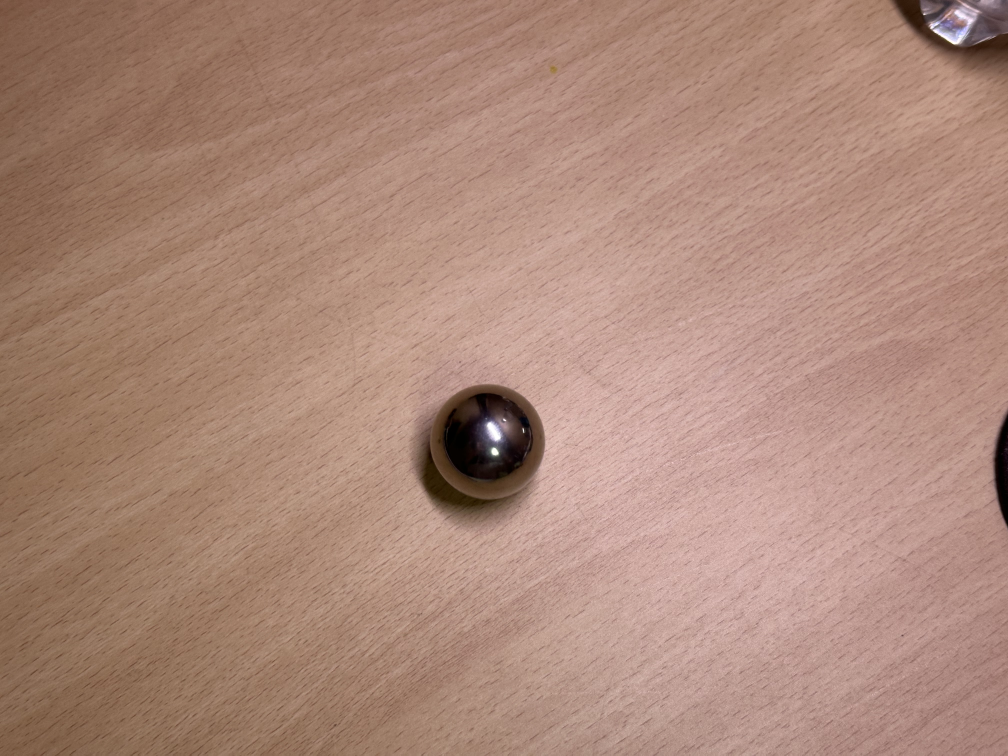
#> input picture test/ball_tracker_test/sample.jpg, 4032 x 3024 px (shown at 1/4 size)
$ python quick_test.py
#> lines starting #> are read from the running program, lines starting #| are printed output that depends on the picture
# quick_test.py
import numpy as np
from PIL import Image
import matplotlib.pyplot as plt

W,H = 160,120
R = 22
THR = 28

def downscale_nearest(img, W, H):
    return img.resize((W,H), Image.NEAREST)

def sobel_edges(gray, thr):
    g = np.asarray(gray, dtype=np.uint8)
    g = g.astype(np.int16)
    Ht, Wd = g.shape
    edges = np.zeros_like(g, dtype=np.uint8)
    for y in range(1,Ht-1):
        for x in range(1,Wd-1):
            p00=g[y-1,x-1]; p01=g[y-1,x]; p02=g[y-1,x+1]
            p10=g[y,  x-1]; p11=g[y,  x]; p12=g[y,  x+1]
            p20=g[y+1,x-1]; p21=g[y+1,x]; p22=g[y+1,x+1]
            gx = (p02+2*p12+p22) - (p00+2*p10+p20)
            gy = (p20+2*p21+p22) - (p00+2*p01+p02)
            mag = abs(gx)+abs(gy)
            edges[y,x] = 255 if mag>thr else 0
    return edges

def build_offsets(r):
    pts=[]
    x=0; y=r; d=1-r
    def push8(a,b):
        pts.extend([( a, b),( b, a),(-a, b),(-b, a),( a,-b),( b,-a),(-a,-b),(-b,-a)])
    while x<=y:
        push8(x,y)
        x+=1
        if d<0: d += (x<<1)+1
        else:
            y-=1
            d += ((x-y)<<1)+1
    return np.array(pts, dtype=np.int32)

def hough_fixed_r(edges, r):
    Ht,Wd = edges.shape
    acc = np.zeros((Ht,Wd), dtype=np.uint16)
    off = build_offsets(r)
    ys, xs = np.nonzero(edges)
    for y,x in zip(ys,xs):
        if y<r or y>=Ht-r or x<r or x>=Wd-r: continue
        cx = x - off[:,0]; cy = y - off[:,1]
        m = (cx>=0)&(cx<Wd)&(cy>=0)&(cy<Ht)
        acc[cy[m], cx[m]] += 1
    by,bx = np.unravel_index(np.argmax(acc), acc.shape)
    # 3x3 보정
    y0=max(1,by-1); y1=min(Ht-1,by+2)
    x0=max(1,bx-1); x1=min(Wd-1,bx+2)
    win = acc[y0:y1, x0:x1]
    yy,xx = np.mgrid[y0:y1, x0:x1]
    w = win.sum()
    if w>0:
        cy = int((win*yy).sum()/w); cx = int((win*xx).sum()/w)
    else:
        cy, cx = by, bx
    return cx, cy, acc

if __name__ == "__main__":
    img = Image.open("sample.jpg").convert("L")
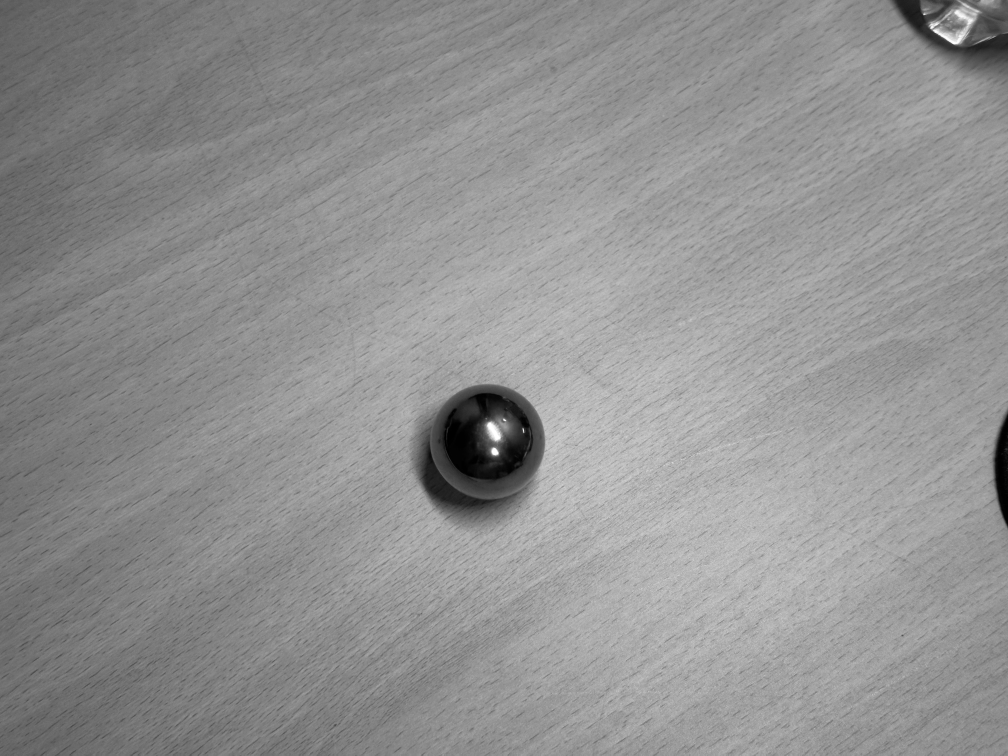
#> img: PIL image 4032x3024 L (shown at 1/4 size); min 0, max 255, mean 145.2
    small = downscale_nearest(img, W,H)
#> in downscale_nearest, `return img.resize((W,H), Image.NEAREST)`:
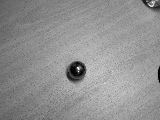
#> returned value: PIL image 160x120 L; min 0, max 255, mean 145.2
    edges = sobel_edges(small, THR)
#> after the loop in sobel_edges, `for y in range(1,Ht-1):`:
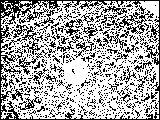
#> edges: shape (120, 160); 65.8% white; black in thin lines or dots
    cx, cy, acc = hough_fixed_r(edges, R)
#> in hough_fixed_r, `ys, xs = np.nonzero(edges)`: ys = 12637 values from 1 to 118; xs = 12637 values, max 158 at index 99, min 1 at index 100, mean 81.6
#> the loop in hough_fixed_r, `for y,x in zip(ys,xs):` made 12637 passes
#> x on passes 1 to 3: 5, 6, 7
#> after the loop in hough_fixed_r, `for y,x in zip(ys,xs):`:
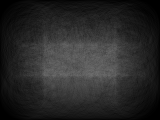
#> acc: shape (120, 160) uint16; min 0, max 110, mean 40.1
#> in hough_fixed_r, `by,bx = np.unravel_index(np.argmax(acc), acc.shape)`: by = 74; bx = 97
#> in hough_fixed_r, `y0 = max(1, by - 1)`: y0 = 73
#> in hough_fixed_r, `y1 = min(Ht - 1, by + 2)`: y1 = 76
#> in hough_fixed_r, `x0 = max(1, bx - 1)`: x0 = 96
#> in hough_fixed_r, `x1 = min(Wd - 1, bx + 2)`: x1 = 99
#> in hough_fixed_r, `win = acc[y0:y1, x0:x1]`: win = [[101, 105, 97], [99, 110, 100], [108, 101, 104]]
#> in hough_fixed_r, `yy,xx = np.mgrid[y0:y1, x0:x1]`: yy = [[73, 73, 73], [74, 74, 74], [75, 75, 75]]; xx = [[96, 97, 98], [96, 97, 98], [96, 97, 98]]
#> in hough_fixed_r, `w = win.sum()`: w = 925
#> in hough_fixed_r, `cy = int((win * yy).sum() / w)`: cy = 74
#> in hough_fixed_r, `cx = int((win * xx).sum() / w)`: cx = 96
#> cx = 96; cy = 74
    print("center:", cx, cy)
#| center: 96 74

    fig,ax=plt.subplots(1,2, figsize=(10,4))
    ax[0].imshow(small, cmap="gray"); ax[0].add_patch(plt.Circle((cx,cy),R, fill=False, lw=2)); ax[0].plot(cx,cy,'rx'); ax[0].set_title("gray")
    ax[1].imshow(edges, cmap="gray"); ax[1].add_patch(plt.Circle((cx,cy),R, fill=False, lw=2)); ax[1].plot(cx,cy,'rx'); ax[1].set_title("edges")
    for a in ax: a.set_axis_off()
    plt.tight_layout(); plt.show()
#> after `plt.tight_layout()`:
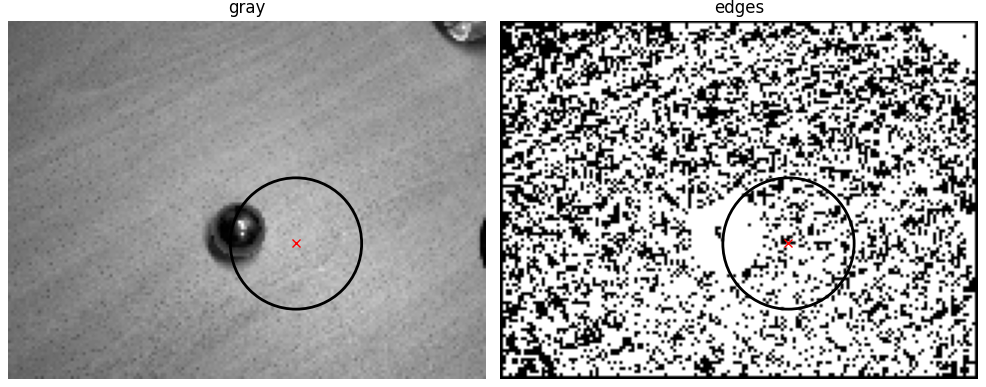
#> figure drawn by matplotlib, 2 panels
